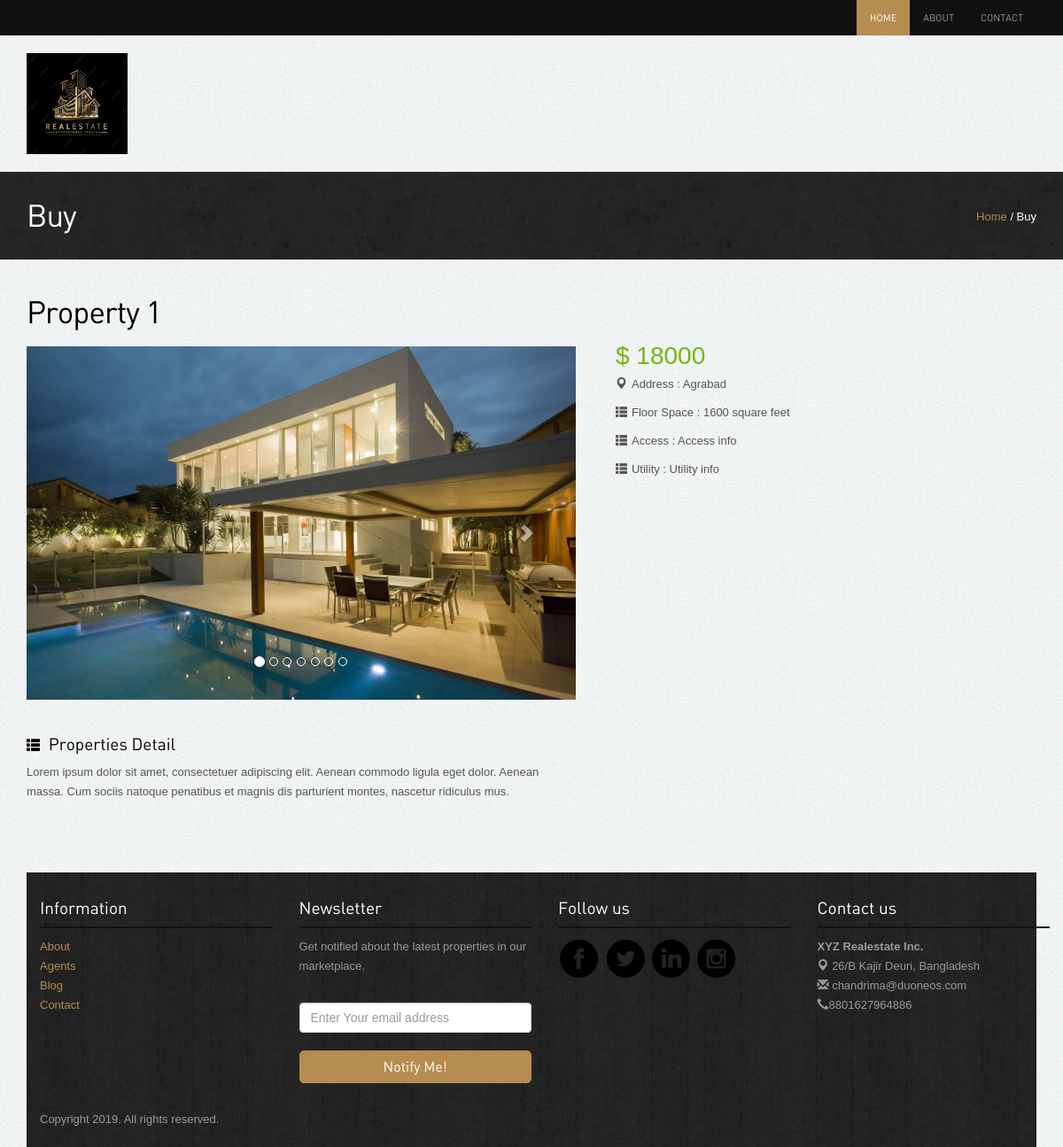
Page /views/property-detail.php?id=1 on the committed database.
### tables this page shows
CREATE TABLE `properties` (
  `id` int(11) NOT NULL,
  `name` varchar(50) NOT NULL,
  `monthly_charges` float NOT NULL,
  `images` text NOT NULL,
  `address` varchar(50) NOT NULL,
  `access` varchar(50) NOT NULL,
  `floor_space` float NOT NULL,
  `utility` varchar(50) NOT NULL,
  `description` text NOT NULL
);

### src/Classes/Model/Database.php (called while the page is built, shortened)
<?php
class Database
{
    public $host = 'localhost';
    public $dbname = 'property';
    public $user = 'root';
    public $password = '';
    public function __construct()
    {
        try {
            $this->databaseHandler = new PDO("mysql:host=$this->host;dbname=$this->dbname", $this->user, $this->password);
        } catch (PDOException $error) {
            echo $error->getMessage();
        }
    }
}

### src/Classes/Property/property.php (called while the page is built, shortened)
<?php
class Property extends Database
{
    public function viewSingleData($id)
    {
        $sql = 'SELECT * FROM properties WHERE id = '.$id;
        $statementHandler = $this->databaseHandler->query($sql);
        $statementHandler->setFetchMode(PDO::FETCH_OBJ);
        return $statementHandler->fetch();
    }
}

### views/property-detail.php (the view, shortened to what this page needs)
<?php include 'header.php'; ?>
<div class="inside-banner">
  <div class="container">
    <span class="pull-right"><a href="index.php">Home</a> / Buy</span>
    <h2>Buy</h2>
</div>
</div>
<div class="container">
<div class="properties-listing spacer">
<div class="row">
<div class="col-lg-10 col-sm-8 ">
<?php
$real_estate = new property();
$singleData = $real_estate->viewSingleData($_GET['id']);
?>
<h2><?php echo $singleData->name; ?></h2>
<div class="row">
  <div class="col-lg-8">
  <div class="property-images">
<div id="myCarousel" class="carousel slide" data-ride="carousel">
      <ol class="carousel-indicators hidden-xs">
        <?php
            $image = explode(',', $singleData->images);
            $image_count = count($image);
            $image_index = 0;
            while ($image_index < $image_count) {
                if ($image_index == 0) {
                    ?>
                    <li data-target="#myCarousel" data-slide-to="<?php echo $image_index; ?>" class="active"></li>
                    <?php
                } else {
                    ?>
                    <li data-target="#myCarousel" data-slide-to="<?php echo $image_index; ?>" class=""></li>
                    <?php
                }
                ++$image_index;
            }
            ?>
      </ol>
      <div class="carousel-inner">
        <?php
            $image = explode(',', $singleData->images);
            $image_count = count($image);
            $i = 0;
            while ($i < $image_count) {
                if ($i == 0) {
                    ?>
        <div class="item active">
          <img src="../resources/images/properties/<?php echo $image[$i]; ?>" class="properties" alt="properties" />
        </div>
         <?php
            }
                ++$i;
            }
         ?>
      </div>
      <a class="left carousel-control" href="#myCarousel" data-slide="prev"><span class="glyphicon glyphicon-chevron-left"></span></a>
      <a class="right carousel-control" href="#myCarousel" data-slide="next"><span class="glyphicon glyphicon-chevron-right"></span></a>
    </div>
  </div>
  <div class="spacer"><h4><span class="glyphicon glyphicon-th-list"></span> Properties Detail</h4>
  <p><?php echo $singleData->description; ?></p>
  </div>
  </div>
  <div class="col-lg-4">
  <div class="col-lg-12  col-sm-6">
<div class="property-info">
<p class="price">$ <?php echo $singleData->monthly_charges; ?></p>
  <p class="area"><span class="glyphicon glyphicon-map-marker"></span>Address :  <?php echo $singleData->address; ?></p>
  <p class="area"><span class="glyphicon glyphicon-th-list"></span>Floor Space :  <?php echo $singleData->floor_space; ?> square feet</p>
  <p class="area"><span class="glyphicon glyphicon-th-list"></span>Access :  <?php echo $singleData->access; ?></p>
  <p class="area"><span class="glyphicon glyphicon-th-list"></span>Utility :  <?php echo $singleData->utility; ?></p>
</div>
<div class="col-lg-12 col-sm-6 ">
</div>
  </div>
</div>
</div>
</div>
</div>
</div>
<?php include 'footer.php'; ?>

### resources/assets/style.css (style rules this page uses)
body { color: #555; font: normal 13px/22px Arial; background: url(../images/bgmain.png) #eee; }
h1, h2, h3, h4, h5 { font-weight: normal; font-family: din; margin: 0; padding: 0; color: #000 }
h2 { font-size: 35px; letter-spacing: -1px; margin-bottom: 20px; }
h4 { margin: 10px 0; font-size: 19px; }
h4 span { margin-right: 5px; font-size: 15px; }
p { margin-bottom: 30px; }
a { color: #b78c50; text-decoration: none; outline: none; }
.spacer { margin-top: 40px; margin-bottom: 40px; }
.inside-banner { background: url(../images/bginside.jpg) #222; color: #fff; padding: 30px 0; }
.inside-banner h2 { margin: 0; color: #fff; }
.inside-banner span { margin-top: 10px; }
.property-info { margin: 0 0 30px 0; }
.property-info span { margin-right: 5px; }
.property-info p { margin-bottom: 10px; }
.property-info p.price { font-size: 28px; color: #72b70f; padding: 0; border-radius: 5px; }

### rows in the picture
properties: name "Property 1", description "Lorem ipsum dolor sit amet, consectetuer adipiscing elit. Aenean commodo ligula eget dolor. Aenean massa. Cum sociis natoque penatibus et magnis dis parturient montes, nascetur ridiculus mus.", monthly_charges "18000", address "Agrabad", floor_space "1600", access "Access info", utility "Utility info"
